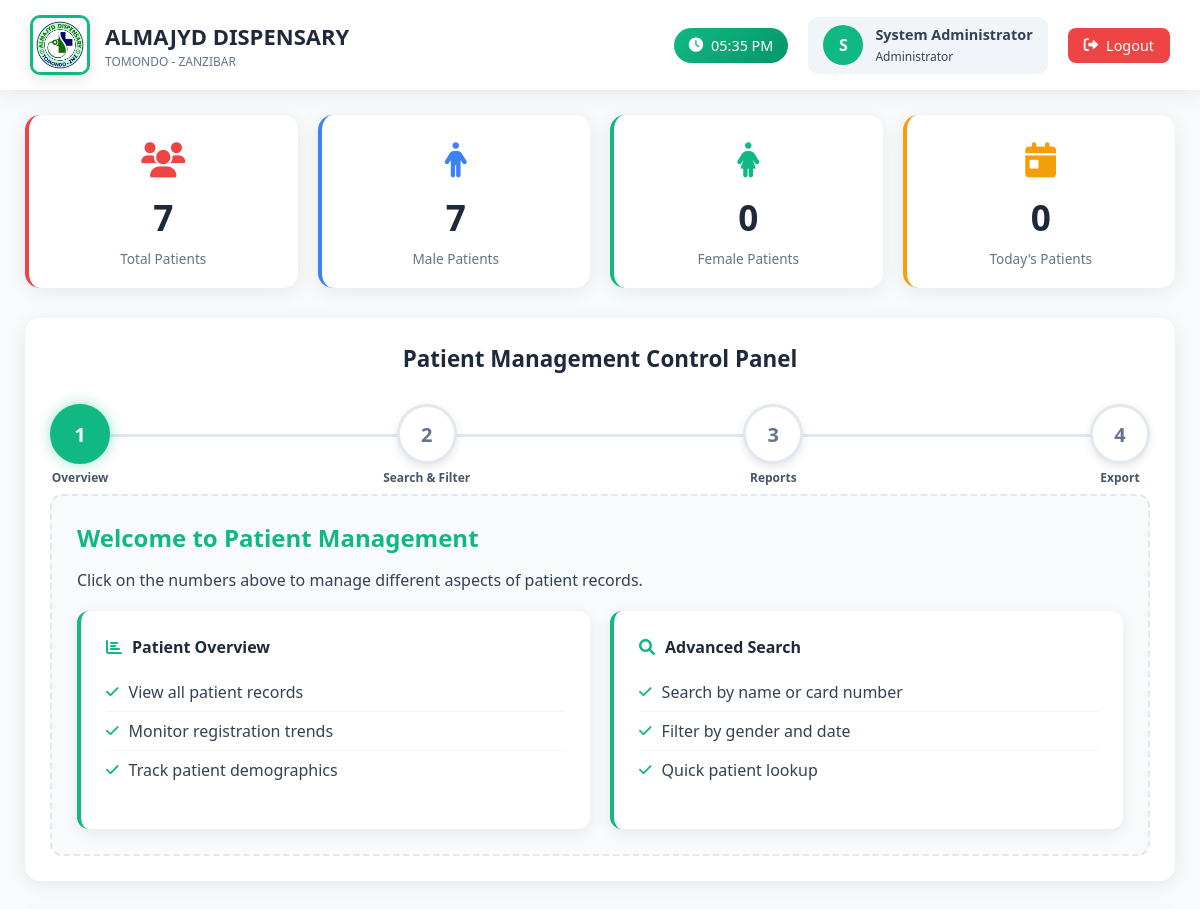
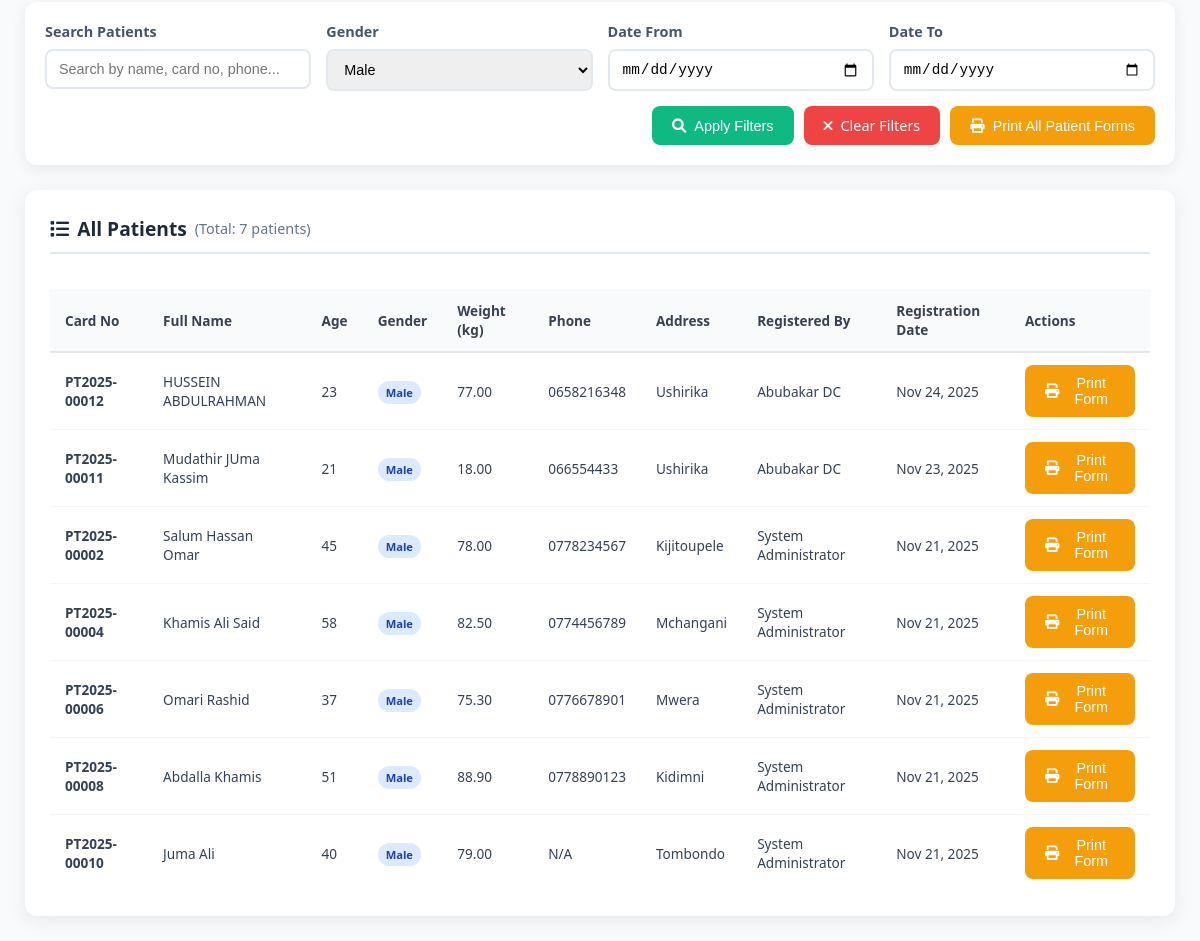
The page /admin/view_patients.php?gender=male (signed in) on the database its author committed (2 pictures, top to bottom).
### tables this page shows
CREATE TABLE `patients` (
  `id` int(11) NOT NULL,
  `card_no` varchar(50) NOT NULL,
  `full_name` varchar(100) NOT NULL,
  `address` text DEFAULT NULL,
  `age` int(11) DEFAULT NULL,
  `weight` decimal(5,2) DEFAULT NULL,
  `phone` varchar(20) DEFAULT NULL,
  `gender` enum('male','female') DEFAULT NULL,
  `created_by` int(11) DEFAULT NULL,
  `created_at` timestamp NOT NULL DEFAULT current_timestamp()
);

CREATE TABLE `users` (
  `id` int(11) NOT NULL,
  `username` varchar(50) NOT NULL,
  `password` varchar(255) NOT NULL,
  `email` varchar(100) DEFAULT NULL,
  `role` enum('admin','doctor','receptionist','laboratory','pharmacy','cashier') NOT NULL,
  `full_name` varchar(100) NOT NULL,
  `phone` varchar(20) DEFAULT NULL,
  `district` varchar(100) DEFAULT NULL,
  `region` varchar(100) DEFAULT NULL,
  `created_at` timestamp NOT NULL DEFAULT current_timestamp(),
  `status` enum('active','inactive') DEFAULT 'active',
  `permissions` text DEFAULT NULL,
  `last_login` timestamp NULL DEFAULT NULL
);

### admin/view_patients.php (the view, shortened to what this page needs)
<?php
require_once '../config.php';
$search = isset($_GET['search']) ? trim($_GET['search']) : '';
$gender_filter = isset($_GET['gender']) ? $_GET['gender'] : '';
$date_from = isset($_GET['date_from']) ? $_GET['date_from'] : '';
$date_to = isset($_GET['date_to']) ? $_GET['date_to'] : '';
$query = "SELECT p.*, u.full_name as created_by_name
          FROM patients p
          LEFT JOIN users u ON p.created_by = u.id
          WHERE 1=1";
$params = [];
if (!empty($gender_filter)) {
    $query .= " AND p.gender = ?";
    $params[] = $gender_filter;
}
$query .= " ORDER BY p.created_at DESC";
$stmt = $pdo->prepare($query);
$stmt->execute($params);
$patients = $stmt->fetchAll(PDO::FETCH_ASSOC);
$total_patients = count($patients);
$male_count = 0;
$female_count = 0;
$today_count = 0;
foreach ($patients as $patient) {
    if ($patient['gender'] == 'male') $male_count++;
}
?>
<!DOCTYPE html>
<html lang="en">
<head>
    <link rel="stylesheet" href="https://cdnjs.cloudflare.com/ajax/libs/font-awesome/6.0.0/css/all.min.css">
</head>
<body>
    <div class="topbar no-print">
        <div class="logo-section">
            <div class="logo">
                <img src="../images/logo.jpg" alt="Almajyd Dispensary Logo">
            </div>
            <div class="clinic-info">
                <h1>ALMAJYD DISPENSARY</h1>
                <p>TOMONDO - ZANZIBAR</p>
            </div>
        </div>
        <div class="user-area">
            <div class="time-display">
                <i class="fas fa-clock"></i>
                <span id="currentTime"><?php echo date('h:i A'); ?></span>
            </div>
            <div class="user">
                <div class="user-avatar">
                    <?php echo strtoupper(substr($_SESSION['full_name'], 0, 1)); ?>
                </div>
                <div>
                    <div style="font-weight:600; font-size: 0.9rem;"><?php echo $_SESSION['full_name']; ?></div>
                    <small style="font-size: 0.75rem;">Administrator</small>
                </div>
            </div>
            <a href="../logout.php" class="logout-btn">
                <i class="fas fa-sign-out-alt"></i>
                Logout
            </a>
        </div>
    </div>
    <div class="main">
        <div class="stats-grid no-print">
            <div class="stat-card patients">
                <div class="stat-icon">
                    <i class="fas fa-users"></i>
                </div>
                <div class="stat-number"><?php echo $total_patients; ?></div>
                <div class="stat-label">Total Patients</div>
            </div>
            <div class="stat-card male">
                <div class="stat-icon">
                    <i class="fas fa-male"></i>
                </div>
                <div class="stat-number"><?php echo $male_count; ?></div>
                <div class="stat-label">Male Patients</div>
            </div>
            <div class="stat-card female">
                <div class="stat-icon">
                    <i class="fas fa-female"></i>
                </div>
                <div class="stat-number"><?php echo $female_count; ?></div>
                <div class="stat-label">Female Patients</div>
            </div>
            <div class="stat-card today">
                <div class="stat-icon">
                    <i class="fas fa-calendar-day"></i>
                </div>
                <div class="stat-number"><?php echo $today_count; ?></div>
                <div class="stat-label">Today's Patients</div>
            </div>
        </div>
        <div class="steps-container no-print">
            <h2 class="steps-title">Patient Management Control Panel</h2>
            <div class="steps">
                <div class="step active" onclick="showStep(1)">
                    1
                    <div class="step-label">Overview</div>
                </div>
                <div class="step" onclick="showStep(2)">
                    2
                    <div class="step-label">Search & Filter</div>
                </div>
                <div class="step" onclick="showStep(3)">
                    3
                    <div class="step-label">Reports</div>
                </div>
                <div class="step" onclick="showStep(4)">
                    4
                    <div class="step-label">Export</div>
                </div>
            </div>
            <div class="content-area" id="content">
                <h2 style="color:#10b981; margin-bottom: 15px;">Welcome to Patient Management</h2>
                <p>Click on the numbers above to manage different aspects of patient records.</p>
                <div class="action-grid">
                    <div class="action-card" onclick="showStep(1)">
                        <h4><i class="fas fa-chart-bar"></i> Patient Overview</h4>
                        <ul class="action-list">
                            <li><i class="fas fa-check"></i> View all patient records</li>
                            <li><i class="fas fa-check"></i> Monitor registration trends</li>
                            <li><i class="fas fa-check"></i> Track patient demographics</li>
                        </ul>
                    </div>
                    <div class="action-card" onclick="showStep(2)">
                        <h4><i class="fas fa-search"></i> Advanced Search</h4>
                        <ul class="action-list">
                            <li><i class="fas fa-check"></i> Search by name or card number</li>
                            <li><i class="fas fa-check"></i> Filter by gender and date</li>
                            <li><i class="fas fa-check"></i> Quick patient lookup</li>
                        </ul>
                    </div>
                </div>
            </div>
        </div>
        <div class="filter-section no-print">
            <form method="GET" action="">
                <div class="filter-grid">
                    <div class="filter-group">
                        <label class="filter-label">Search Patients</label>
                        <input type="text" name="search" class="filter-input" placeholder="Search by name, card no, phone..." value="<?php echo htmlspecialchars($search); ?>">
                    </div>
                    <div class="filter-group">
                        <label class="filter-label">Gender</label>
                        <select name="gender" class="filter-input">
                            <option value="male" <?php echo $gender_filter == 'male' ? 'selected' : ''; ?>>Male</option>
                        </select>
                    </div>
                    <div class="filter-group">
                        <label class="filter-label">Date From</label>
                        <input type="date" name="date_from" class="filter-input" value="<?php echo htmlspecialchars($date_from); ?>">
                    </div>
                    <div class="filter-group">
                        <label class="filter-label">Date To</label>
                        <input type="date" name="date_to" class="filter-input" value="<?php echo htmlspecialchars($date_to); ?>">
                    </div>
                </div>
                <div class="filter-actions">
                    <button type="submit" class="btn btn-success">
                        <i class="fas fa-search"></i>
                        Apply Filters
                    </button>
                    <a href="view_patients.php" class="btn btn-danger">
                        <i class="fas fa-times"></i>
                        Clear Filters
                    </a>
                    <button type="button" onclick="printAllPatientForms()" class="btn btn-warning">
                        <i class="fas fa-print"></i>
                        Print All Patient Forms
                    </button>
                </div>
            </form>
        </div>
        <div class="table-card no-print">
            <h3>
                <i class="fas fa-list"></i>
                All Patients
                <small style="font-size: 0.9rem; color: #64748b; font-weight: normal;">
                    (Total: <?php echo $total_patients; ?> patients)
                </small>
            </h3>
            <div class="table-responsive">
                <table class="simple-table">
                    <thead>
                        <tr>
                            <th>Card No</th>
                            <th>Full Name</th>
                            <th>Age</th>
                            <th>Gender</th>
                            <th>Weight (kg)</th>
                            <th>Phone</th>
                            <th>Address</th>
                            <th>Registered By</th>
                            <th>Registration Date</th>
                            <th>Actions</th>
                        </tr>
                    </thead>
                    <tbody>
                        <?php
                        $patients_data = $patients;
                        if (empty($patients_data)):
                        ?>
                        <tr>
                            <td colspan="10" style="text-align: center; padding: 20px; color: #64748b;">
                                <i class="fas fa-info-circle" style="font-size: 2rem; margin-bottom: 10px; display: block;"></i>
                                No patients found matching your criteria.
                            </td>
                        </tr>
                        <?php else: ?>
                            <?php foreach ($patients_data as $patient): ?>
                            <tr>
                                <td><strong><?php echo htmlspecialchars($patient['card_no']); ?></strong></td>
                                <td><?php echo htmlspecialchars($patient['full_name']); ?></td>
                                <td><?php echo $patient['age'] ?: 'N/A'; ?></td>
                                <td>
                                    <span class="badge <?php echo $patient['gender'] == 'male' ? 'badge-info' : 'badge-warning'; ?>">
                                        <?php echo $patient['gender'] ? ucfirst($patient['gender']) : 'N/A'; ?>
                                    </span>
                                </td>
                                <td><?php echo $patient['weight'] ?: 'N/A'; ?></td>
                                <td><?php echo $patient['phone'] ?: 'N/A'; ?></td>
                                <td><?php echo $patient['address'] ? htmlspecialchars(substr($patient['address'], 0, 30)) . (strlen($patient['address']) > 30 ? '...' : '') : 'N/A'; ?></td>
                                <td><?php echo $patient['created_by_name'] ?: 'System'; ?></td>
                                <td><?php echo date('M j, Y', strtotime($patient['created_at'])); ?></td>
                                <td>
                                    <button class="btn btn-warning btn-sm" onclick="printSingleForm('<?php echo $patient['card_no']; ?>')">
                                        <i class="fas fa-print"></i> Print Form
                                    </button>
                                </td>
                            </tr>
                            <?php endforeach; ?>
                        <?php endif; ?>
                    </tbody>
                </table>
            </div>
        </div>
    </div>
</body>
</html>

### rows shown on the page
patients: card_no "PT2025-00012", full_name "HUSSEIN ABDULRAHMAN", age "23", gender "Male", weight "77.00", phone "0658216348", address "Ushirika", created_by.full_name "Abubakar DC", created_at "Nov 24, 2025"
patients: card_no "PT2025-00011", full_name "Mudathir JUma Kassim", age "21", gender "Male", weight "18.00", phone "066554433", address "Ushirika", created_by.full_name "Abubakar DC", created_at "Nov 23, 2025"
patients: card_no "PT2025-00002", full_name "Salum Hassan Omar", age "45", gender "Male", weight "78.00", phone "0778234567", address "Kijitoupele", created_by.full_name "System Administrator", created_at "Nov 21, 2025"
patients: card_no "PT2025-00004", full_name "Khamis Ali Said", age "58", gender "Male", weight "82.50", phone "0774456789", address "Mchangani", created_by.full_name "System Administrator", created_at "Nov 21, 2025"
patients: card_no "PT2025-00006", full_name "Omari Rashid", age "37", gender "Male", weight "75.30", phone "0776678901", address "Mwera", created_by.full_name "System Administrator", created_at "Nov 21, 2025"
patients: card_no "PT2025-00008", full_name "Abdalla Khamis", age "51", gender "Male", weight "88.90", phone "0778890123", address "Kidimni", created_by.full_name "System Administrator", created_at "Nov 21, 2025"
patients: card_no "PT2025-00010", full_name "Juma Ali", age "40", gender "Male", weight "79.00", phone "N/A", address "Tombondo", created_by.full_name "System Administrator", created_at "Nov 21, 2025"

### other values the page prints
substr($_SESSION['full_name'], 0, 1) "S"
$_SESSION['full_name'] "System Administrator"
$total_patients "7"
$male_count "7"
$female_count "0"
$today_count "0"
